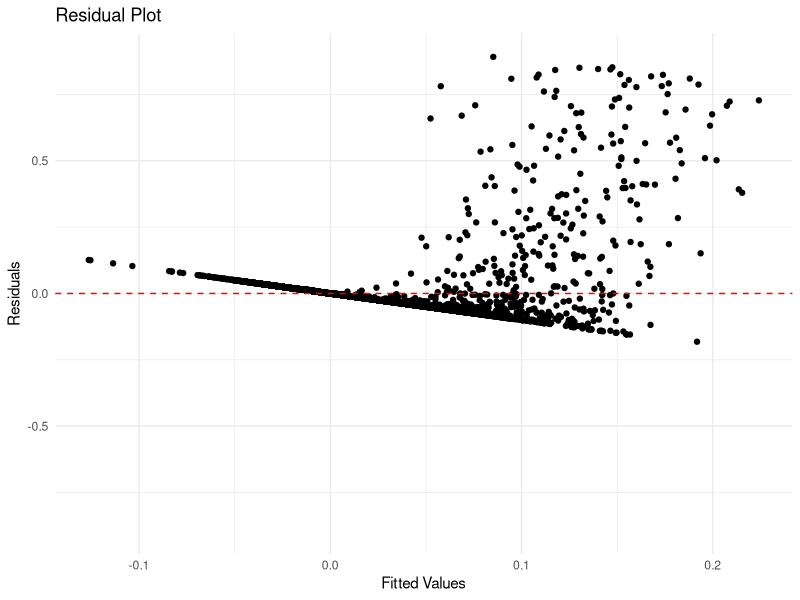
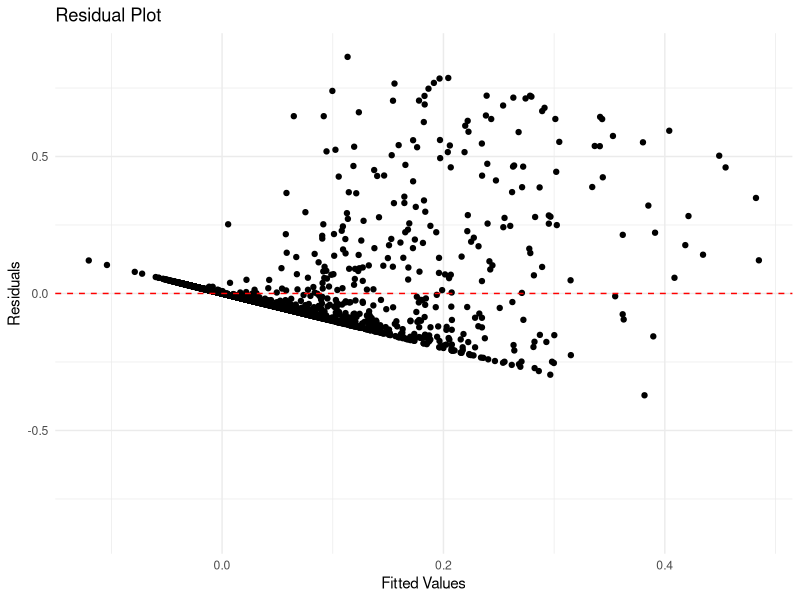
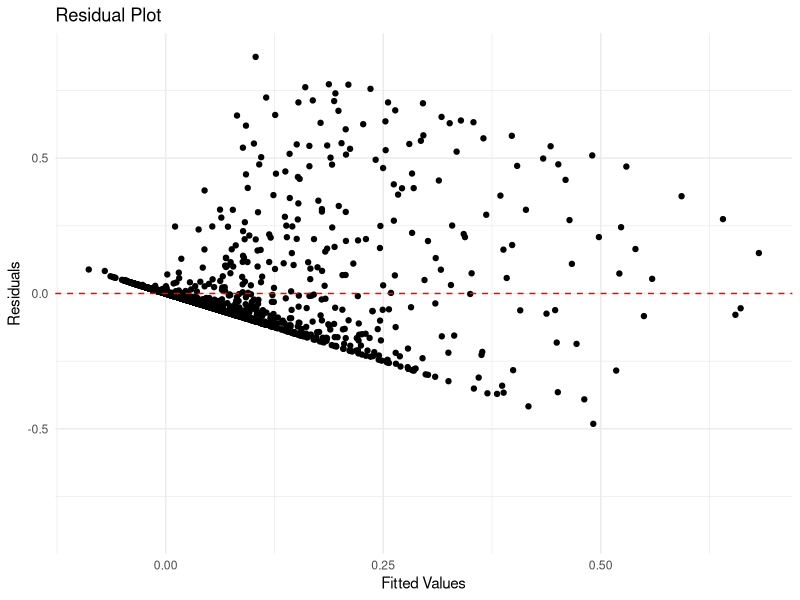

Write R code to recreate these figures, in order.
## ---- chunk 1
library(tidyverse)
library(glmnet)
## ---- chunk 2
data = read_csv('Data/combined_stats.csv')
data
## ---- chunk 3
predictors <- c('Age', 'G', 'MP', 'FG', 'FGA', 'FG%', '3P',
                '3PA', '3P%', '2P', '2PA', '2P%', 'eFG%', 'FT', 'FTA', 'FT%', 'ORB',
                'DRB', 'TRB', 'AST', 'STL', 'BLK', 'TOV', 'PF', 'PTS', 'Year', 'W', 'L', 'W/L%', 'GB', 'PS/G',
                'PA/G', 'SRS')
## ---- chunk 4
train <- data %>% filter(Year < 2024)
test <- data %>% filter(Year == 2024)
actual_values <- test$Share
test_results <- test
## ---- chunk 5
r2_score <- function(y_true, y_pred) {
  ss_total <- sum((y_true - mean(y_true))^2)
  ss_residual <- sum((y_true - y_pred)^2)
  r2 <- 1 - (ss_residual / ss_total)
  return(r2)
}

## ---- chunk 6
mlr_model <- lm(train$Share ~ ., data = train %>% select(all_of(predictors)))
mlr_coef <- coef(mlr_model)
r2_score(train$Share, mlr_model$fitted.values)
## ---- chunk 7
mlr_predictions <- predict(mlr_model, newdata = test)
test_results$`MLR Prediction` <- mlr_predictions
test_results
## ---- chunk 8
x_ridge <- train %>% select(all_of(predictors)) %>% as.matrix()
y_ridge <- train$Share
ridge_model <- glmnet(x_ridge, y_ridge, alpha = 0)
## ---- chunk 9
cv_ridge <- cv.glmnet(x_ridge, y_ridge, alpha = 0)
best_lambda_ridge <- cv_ridge$lambda.min
best_lambda_ridge
ridge_coef <- as.matrix(coef(ridge_model, s = best_lambda_ridge)) %>% as.vector()
ridge_fitted_values <- predict(ridge_model, newx = x_ridge, s = best_lambda_ridge, type = "response")
r2_score(train$Share, ridge_fitted_values)
## ---- chunk 10
ridge_predictions <- predict(ridge_model, s = best_lambda_ridge, newx = test %>% select(all_of(predictors)) %>% as.matrix()) %>% as.vector()
test_results$`Ridge Prediction` <- ridge_predictions
test_results
## ---- chunk 11
x_lasso <- train %>% select(all_of(predictors)) %>% as.matrix()
y_lasso <- train$Share
lasso_model <- glmnet(x_lasso, y_lasso, alpha = 1)
## ---- chunk 12
cv_lasso <- cv.glmnet(x_lasso, y_lasso, alpha = 1)
best_lambda_lasso <- cv_lasso$lambda.min
best_lambda_lasso
lasso_coef <- coef(lasso_model, s = best_lambda_lasso) %>% as.vector()
lasso_fitted_values <- predict(lasso_model, newx = x_lasso, s = best_lambda_lasso, type = "response")
r2_score(train$Share, lasso_fitted_values)
## ---- chunk 13
combined_coefficients <- data.frame(
  MLR = mlr_coef,
  Ridge = ridge_coef,
  Lasso = lasso_coef
)
combined_coefficients
## ---- chunk 14
lasso_predictions <- predict(lasso_model, s = best_lambda_lasso, newx = test %>% select(all_of(predictors)) %>% as.matrix()) %>% as.vector()
test_results$`Lasso Prediction` <- lasso_predictions
test_results
## ---- chunk 15
test_results <- test_results %>% arrange(desc(Share))
test_results <- test_results %>% mutate(Rk = seq_len(n()))
test_results <- test_results %>% arrange(desc(`MLR Prediction`))
test_results <- test_results %>% mutate(`MLR Rk` = seq_len(n()))
test_results <- test_results %>% arrange(desc(`Ridge Prediction`))
test_results <- test_results %>% mutate(`Ridge Rk` = seq_len(n()))
test_results <- test_results %>% arrange(desc(`Lasso Prediction`))
test_results <- test_results %>% mutate(`Lasso Rk` = seq_len(n()))
test_results <- test_results %>% arrange(desc(Share))
test_results
## ---- chunk 16
mlr_residuals <- residuals(mlr_model)
ks.test(mlr_residuals, "pnorm", mean=mean(mlr_residuals), sd=sd(mlr_residuals))
## ---- chunk 17
mlr_limit <- max(abs(mlr_model$residuals))
ggplot(train, aes(x = mlr_model$fitted.values, y = mlr_model$residuals)) +
  geom_point() +
  geom_hline(yintercept = 0, linetype = "dashed", color = "red") +
  labs(title = "Residual Plot",
       x = "Fitted Values",
       y = "Residuals") +
  theme_minimal() +
  ylim(-mlr_limit, mlr_limit)
## ---- chunk 18
predictors_backticks <- sapply(predictors, function(x) paste0("`", x, "`"))
squared_predictors <- paste0("I(", predictors_backticks, "^2)")
quad_predictors <- c(predictors_backticks, squared_predictors)
quad_formula <- as.formula(paste("train$Share ~", paste(quad_predictors, collapse = " + ")))
quad_model <- lm(quad_formula, data = train)
r2_score(train$Share, quad_model$fitted.values)
## ---- chunk 19
quad_limit <- max(abs(quad_model$residuals))
ggplot(train, aes(x = quad_model$fitted.values, y = quad_model$residuals)) +
  geom_point() +
  geom_hline(yintercept = 0, linetype = "dashed", color = "red") +
  labs(title = "Residual Plot",
       x = "Fitted Values",
       y = "Residuals") +
  theme_minimal() +
  ylim(-quad_limit, quad_limit)
## ---- chunk 20
cubed_predictors <- paste0("I(", predictors_backticks, "^3)")
cubic_predictors <- c(predictors_backticks, squared_predictors, cubed_predictors)
cubic_formula <- as.formula(paste("train$Share ~", paste(cubic_predictors, collapse = " + ")))
cubic_model <- lm(cubic_formula, data = train)
r2_score(train$Share, cubic_model$fitted.values)
## ---- chunk 21
cubic_limit <- max(abs(cubic_model$residuals))
ggplot(train, aes(x = cubic_model$fitted.values, y = cubic_model$residuals)) +
  geom_point() +
  geom_hline(yintercept = 0, linetype = "dashed", color = "red") +
  labs(title = "Residual Plot",
       x = "Fitted Values",
       y = "Residuals") +
  theme_minimal() +
  ylim(-cubic_limit, cubic_limit)
